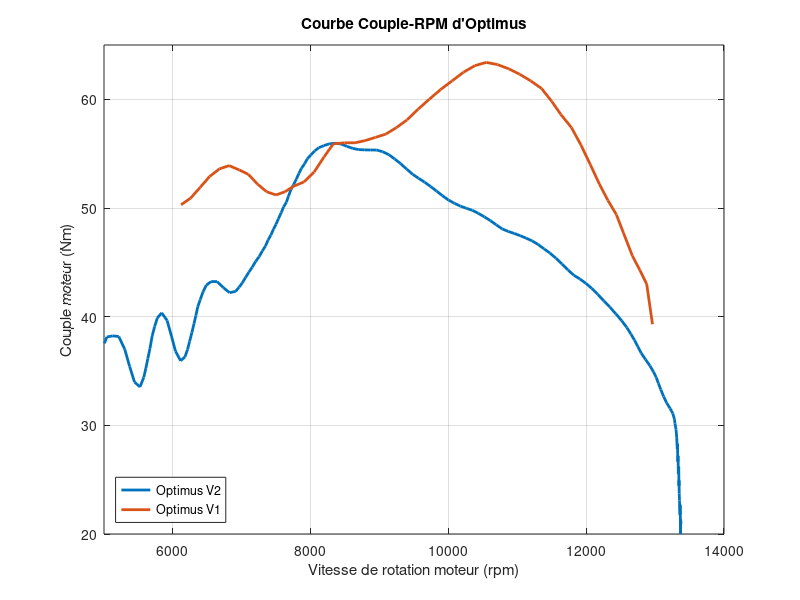

MATLAB code for this plot:
%% Calcul de RPM optimal pour le passage de vitesse d'Optimus à
% partir de la courbe de couple réailsé sur banc à Chambéry le 14/05/2019

% Réalisé à partir de la méthode décrite dans le livre "Analysis Technique
% for racecar data acquisition

%% Paramètres voiture
nb_gear = 6; % nombre de vitesse considérée
%Ratio total: moteur vers roue, pour chaque vitesse

% Transmission
primaire = 36/76; % Rapport primaire

% Etagement origine
K(1) = 12/32; % Rapport de 1ere
K(2) = 16/31; % Rapport de 2eme
K(3) = 18/29; % Rapport de 3eme
K(4) = 22/31; % Rapport de 4eme
K(5) = 23/29; % Rapport de 5eme
K(6) = 24/28; % Rapport de 6eme

final = 1/3.2; % Rapport final (pignon couronne)

Gear_ratio = primaire*K*final;

% Courbe Puissance / rpm
HP =[26.7693245794283 27.3863579411617 27.9279953724586 28.3587054578259 27.9467458755348 27.1107728161179 26.3501956871375 26.3810788686747 27.3395604670977 28.1767152809101 29.0138700947226 29.9581969016077 31.0339610584874 31.9402721395279 32.8065453816469 33.5592126345397 33.4180323760838 32.5566122053492 31.6709266776926 31.3003284992460 31.9548313536812 32.7173701949582 33.5584247982760 34.4371773668120 35.3471282513908 36.2004599698180 37.0760349320904 37.8877111211347 38.7539843632536 39.6249373527790 40.3717115904193 40.9027548071301 40.9341737173266 41.0291924659313 41.6790573231710 42.3612990527740 43.0495591723884 43.8339368348953 44.6237742027097 45.3717538298334 46.2561394276550 47.0308976093820 47.9129433335004 48.6396907733173 49.4938313369752 50.2382924873453 51.0870946724803 51.8051065838053 52.5997970230041 53.4660702651230 54.3074715163969 55.0425096198288 55.8938192251792 56.8146895203729 57.6227259058788 58.4598807196913 59.2970355335037 60.1402566865467 60.9422267328221 61.8145663141716 62.6186162481832 63.4776098832256 64.2699171177267 65.0479251240415 65.8596013130858 66.5931871716716 67.2053359485701 67.6321856362452 68.0788887977657 68.6281682408205 69.2833328777172 69.9566965323055 70.6300601868937 71.1164702961049 71.4572882637835 71.6061893176237 71.7054566868505 71.7087655991580 71.7319279853109 71.8709023022284 72.0429657422215 72.1323063745256 72.1918667960617 72.2183380945221 72.2812074283658 72.4797421668193 72.7212927652711 73.0554929083346 73.3963108760132 73.6014634390818 73.7272021067691 73.8198516513807 73.8198516513807 73.8397051252261 74.0779468113704 74.3823667436658 74.6470797282705 74.8720857651846 75.0573848544079 75.1026066559445 75.0176779067172 74.9514996605660 74.7408322436514 74.4187647790489 74.0746378990628 73.7801447036900 73.7470555806144 73.5981545267743 73.3301326298620 72.9099007668020 72.3870926222076 71.8973736006889 71.3083872099434 70.6598403976618 69.9480106374981 69.1973011577206 68.4632741108271 67.6807163500894 66.8002305417732 66.0670701147697 65.3339096877663 64.5656511552148 63.8129917806846 62.9459385806646 62.0487270084699 61.0587004460482 60.1766547219299 59.4285884328171 58.7267996458344 57.8514268948696 57.1374187674368 56.1122074374781 54.8443425382983 52.8060525568419 53.7281361198817 50.6343031123139 51.6534481030422 48.5086578459380 49.8092809769625 46.4485290432516 47.3948779632136 45.1503324479193 43.9127992448922 41.4256001603769 43.2091038941513 38.1012462620492 40.6612414173307 39.8847499958235 ];


RPM_HP = 1.0e+04 * [   0.5005    0.5041    0.5127    0.5214    0.5301    0.5372    0.5443    0.5522    0.5577    0.5608    0.5636    0.5668    0.5699    0.5735    0.5774    0.5837    0.5916    0.5979    0.6038    0.6113    0.6176    0.6212    0.6243    0.6275    0.6306    0.6334    0.6361    0.6397    0.6436    0.6484    0.6555    0.6641    0.6736    0.6823    0.6911    0.6961    0.7008    0.7055    0.7103    0.7150    0.7201    0.7252    0.7300    0.7343    0.7382    0.7422    0.7461    0.7497   0.7532    0.7572    0.7607    0.7647    0.7678    0.7714    0.7753    0.7792    0.7828    0.7867    0.7911    0.7954   0.8005    0.8061    0.8120    0.8191    0.8269    0.8352    0.8439    0.8526    0.8612    0.8699    0.8786    0.8873   0.8959    0.9046    0.9133    0.9220    0.9306    0.9393    0.9480    0.9567    0.9653    0.9740    0.9827    0.9913   1.0000    1.0087    1.0174    1.0260    1.0347    1.0434    1.0521    1.0607    1.0694    1.0781    1.0867    1.0954  1.1041    1.1128    1.1214    1.1301    1.1388    1.1475    1.1561    1.1648    1.1735    1.1822    1.1908    1.1995   1.2082    1.2168    1.2255    1.2342    1.2429,1.2515,1.2590,1.2649,1.2701,1.2748,1.2799,1.2862,1.2925,1.2977,1.3016,1.3048,1.3083,1.3123,1.3166,1.3217,1.3257,1.3280,1.3288,1.3304,1.3313,1.3322,1.3324,1.3330,1.3333,1.3337,1.3343,1.3346,1.3347,1.3350,1.3354,1.3362,1.3363,1.3370,1.3371,1.3375];

CoupleOptimumLap = [ 50.3 50.9 51.9 52.9 53.6 53.9 53.5 53.1 52.2 51.5 51.2 51.5 52 52.4 53.3 54.7 55.9 56 56 56.2 56.5 56.8 57.4 58.1 59.1 60 60.9 61.7 62.5 63.1 63.4 63.2 62.8 62.3 61.7 61 59.8 58.6 57.4 55.8 54 52.2 50.7 49.4 47.7 45.6 44.3 43 39.3 ]
RPMOptimumLap = [ 6119 6256 6396 6533 6676 6816 6965 7094 7228 7360 7496 7629 7751 7903 8049 8194 8328 8491 8643 8789 8941 9091 9245 9397 9561 9720 9886 10053 10220 10384 10549 10711 10879 11036 11194 11351 11501 11632 11786 11923 12059 12191 12315 12437 12541 12670 12777 12878 12962 ]


% Results
RPM_HP_rps=RPM_HP./(30/pi);
Couple_HP=HP./RPM_HP_rps;
Couple_Nm=Couple_HP.*735,5;
figure(1)
plot(RPM_HP,Couple_Nm,'linewidth',2)
title("Courbe Couple-RPM d'Optimus")
xlabel('Vitesse de rotation moteur (rpm)')
ylabel('Couple moteur (Nm)')
grid on
hold on
plot(RPMOptimumLap,CoupleOptimumLap,'linewidth',2)
% legend('Optimus V2')
legend('Optimus V2','Optimus V1','Location','southwest')
axis([5000 14000 20 65])
hold off

